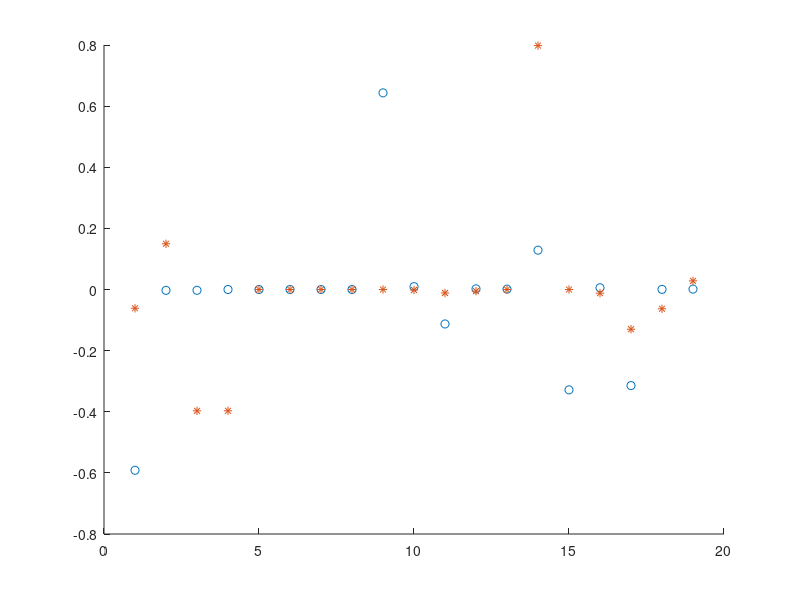

This chart was generated by the following MATLAB code:
close all;
clear all;
rng(100);
set(0,'DefaultFigureVisible','off');

dim = 19;
dX = zeros(dim,1); 
L = zeros(dim,1); U = zeros(dim,1);
id_data = load('record_id_as.txt');
params = load('pts_as.txt');

% Nominal values of the parameters
nom = [1.915e14,5.080e04,2.160e08,1.230e04,4.577e19,6.165e15,4.714e18,2.240e22,6.170e19,...
       6.630e13,1.690e14,1.810e13,1.450e16,3.020e12,1.202e17,1.000e13,4.820e13,9.550e06,...
       7.000e12];

L(:,1) = 0.9.*nom(:,1); U(:,1) = 1.1.*nom(:,1);

% Project params in [-1,1]

nrows = size(params,1); % number of rows
ncols = size(params,2); % number of cols

xp = zeros(nrows,ncols);

for i = 1:nrows
  for j = 1:ncols
    xp(i,j) = 2.0.*(params(i,j)-L(j))./(U(j)-L(j)) - 1.0;
  end
end

nsams = 60;


for j = 1:dim
  dX(j) = 1e-3.*(U(j,1)-L(j,1));
end

G = zeros(nsams,1); Gdx = zeros(nsams,dim);
G(:,1) = id_data(1:nsams,1);
dGdx = zeros(nsams,dim);

for j = 1:dim
  Gdx(:,j) = id_data(j*nsams+1:(j+1)*nsams,1);
  dGdx(:,j) = (Gdx(:,j) - G(:,1))./dX(j);
end

% Computing the C matrix (Eq. 1.2)

C = zeros(dim,dim);
grad_f = zeros(dim,1);

for i = 1:nsams
  grad_f(:,1) = dGdx(i,:);
  C = C + grad_f*transpose(grad_f);
end

C = (1./nsams).*(C);
[W,D] = eig(C);

[lambda, idx] = sort(diag(D), 'descend');
W = W(:,idx);

eta = zeros(dim,3);
eta(:,1) = W(:,1);
eta(:,2) = W(:,2);
eta(:,3) = W(:,3);
data = load('W_free.txt');

figure;
hold on
plot(W(:,1),'o');
plot(data(:,1),'*');
print -dpng compare.png


% Computing activity scores

as = zeros(dim,1);

for i = 1:dim
  for j=1:1
    as(i) = as(i) + lambda(j).*(W(i,j).^2);
  end
end

as = as./sum(as);

% Eigvalue plot
%eigv(lambda,dim);

%%%%%%%%%%%%%%%%%%%%%%%%%%%%%%%

%[rn1,y] = init_1D(eta,xp(1:nsams,:),G,dim,L,U); % 1D active var analysis, 
%[rn2,xmesh_PCE2,density_PCE2,gsa_m2,gsa_t2] = init_2D(eta,xpr,G,dim,L,U,xmesh_PCE1,density_PCE1); 
% 2D active var analysis, rn: rel L2 norm of error
%rn3 = init_3D(eta,xpr,G,dim,L,U,xmesh_PCE1,density_PCE1,xmesh_PCE2,density_PCE2); % 2D active var analysis
%[rn3,gsa_m3,gsa_t3] = init_3D(eta,xpr,G,dim,L,U); % 2D active var analysis

%plot_gsa(as,dim);
%plot_rn(rn1,rn2,rn3);

%%%%%%%%%%%%%%%%%%%%%%%%%%%%%%%

function eigen = eigv(lambda,dim)
figure(1)
%plot(1:7,e,'--o','MarkerFaceColor','b');
semilogy(lambda./lambda(1),'-o');
xlabel('$$\mathrm{index}$$','interpreter','latex','fontsize',18);
ylabel('$$\mathrm{Eigenvalues}$$','interpreter','latex','fontsize',18);
set(gca, 'xtick',1:dim,'fontsize',14);
set(gca,'TickLabelInterpreter','latex');
set(gcf,'color',[1,1,1]);
box on;
grid on;
print -depsc eigv.eps
end

function prn = plot_rn(rn1,rn2,rn3);
figure;
plot([1 2 3],[rn1 rn2 rn3],'o--','MarkerFaceColor','k');
xlabel('$$\mathrm{Active~Subspace~Dimension}$$','interpreter','latex','fontsize',18);
ylabel('$$\mathrm{Relative~L-2~Norm~of~Error}$$','interpreter','latex','fontsize',18);
xticks([1 2 3]);
xlim([0,4]);
set(gca,'TickLabelInterpreter','latex');
set(gcf,'color',[1,1,1]);
box on;
print -depsc rn.eps
end

function gsa = plot_gsa(as,dim);
%gsa_t1 = load('gsa_t_1D.txt');
%gsa_t2 = load('gsa_t_2D.txt');
%gsa_t3 = load('gsa_t_3D.txt');
TI = zeros(dim,1);
TI(:,1) = as;
%TI(:,2) = gsa_t1;
%TI(:,2) = gsa_t2;
%TI(:,3) = gsa_t3;

figure;
bar(TI,'BarWidth',0.5);
ylabel('$$\mathrm{Activity~Scores}$$','interpreter','latex','fontsize',18);
xtickl = ({'$\mathrm{A_1}$','$\mathrm{A_2}$','$\mathrm{A_3}$','$\mathrm{A_4}$',...
           '$\mathrm{A_5}$','$\mathrm{A_6}$','$\mathrm{A_7}$','$\mathrm{A_8}$',...
           '$\mathrm{A_9}$','$\mathrm{A_{10}}$','$\mathrm{A_{11}}$','$\mathrm{A_{12}}$',...
           '$\mathrm{A_{13}}$','$\mathrm{A_{14}}$','$\mathrm{A_{15}}$','$\mathrm{A_{16}}$',...
           '$\mathrm{A_{17}}$','$\mathrm{A_{18}}$','$\mathrm{A_{19}}$','interpreter','latex'});
%leg = legend({'$\mathrm{\mathcal{T}(\theta_i)}$','$\mathrm{\eta_i}$'});
%set(leg,'interpreter','latex','fontsize',16,'location','Best');
set(gca,'xtick',1:dim,'xticklabel',xtickl,'fontsize',10);
%set(leg,'interpreter','latex','fontsize',14);
set(gca,'TickLabelInterpreter','latex');
set(gcf,'color',[1,1,1]);
print -depsc as.eps

figure;
bar(as,'BarWidth',0.5);
ylabel('$$\mathrm{Activity~Scores}$$','interpreter','latex','fontsize',18);
xtickl = ({'$$\mathrm{A}$$','$$\mathrm{B}$$','$$\mathrm{p}$$','$$\mathrm{q}$$',...
           '$$\mathrm{\alpha}$$','$$\mathrm{\lambda}$$','$$\mathrm{\gamma}$$',...
           'interpreter','latex'});
set(gca,'xtick',1:7,'xticklabel',xtickl,'fontsize',16);
set(gca,'TickLabelInterpreter','latex');
set(gcf,'color',[1,1,1]);
print -depsc activity_scores.eps

end

